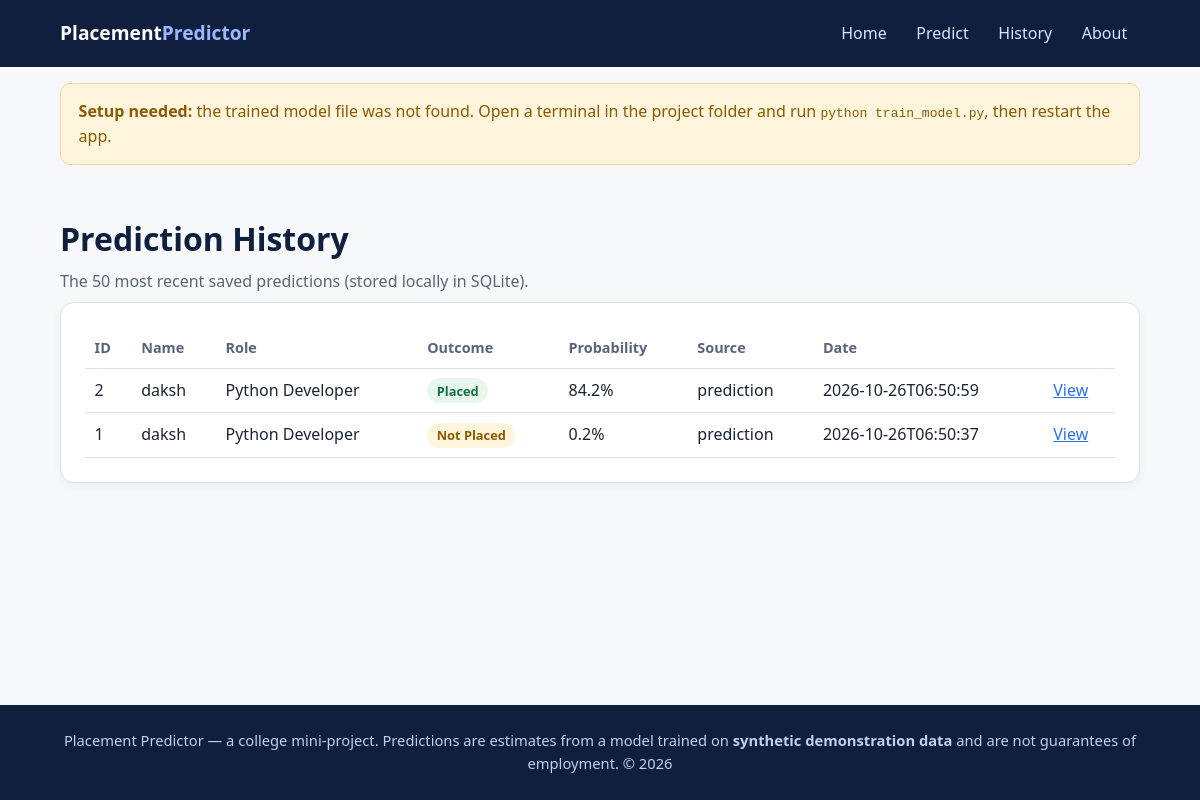
The app's page /history with its own data.
### tables this page shows
CREATE TABLE predictions (
    id INTEGER PRIMARY KEY AUTOINCREMENT,
    student_name TEXT NOT NULL,
    cgpa REAL NOT NULL,
    tenth_pct REAL NOT NULL,
    twelfth_pct REAL NOT NULL,
    backlogs INTEGER NOT NULL,
    projects INTEGER NOT NULL,
    internships INTEGER NOT NULL,
    skills TEXT NOT NULL,
    target_role TEXT NOT NULL,
    predicted_class TEXT NOT NULL,
    probability_placed REAL,
    source TEXT NOT NULL DEFAULT 'prediction',
    created_at TEXT NOT NULL
);

### app.py (the view)
    @app.route("/history")
    def history():
        rows = get_db().execute(
            "SELECT * FROM predictions ORDER BY id DESC LIMIT 50").fetchall()
        return render_template("history.html", rows=[row_to_profile(r) for r in rows])

### ml_utils.py (called while the page is built, shortened)
def load_model_bundle(path=MODEL_PATH):
    if not os.path.exists(path):
        raise ModelNotAvailableError(
            "The trained model file was not found. Open a terminal in the "
            "project folder and run:  python train_model.py"
        )

### templates/history.html (shortened to what this page needs)
{% extends "base.html" %}
{% block content %}
<div class="container">
  <div class="page-title">
    <h1>Prediction History</h1>
    <p>The 50 most recent saved predictions (stored locally in SQLite).</p>
  </div>
  <div class="card">
    {% if rows %}
    <div class="table-wrap">
    <table class="data">
      <thead><tr><th>ID</th><th>Name</th><th>Role</th><th>Outcome</th><th>Probability</th><th>Source</th><th>Date</th><th></th></tr></thead>
      <tbody>
      {% for r in rows %}
      <tr>
        <td>{{ r.id }}</td>
        <td>{{ r.student_name }}</td>
        <td>{{ r.target_role }}</td>
        <td><span class="badge {{ 'badge-placed' if r.predicted_class == 'Placed' else 'badge-not' }}">{{ r.predicted_class }}</span></td>
        <td>{% if r.probability_placed is not none %}{{ '%.1f' % (r.probability_placed * 100) }}%{% else %}&ndash;{% endif %}</td>
        <td>{{ r.source }}</td>
        <td>{{ r.created_at }}</td>
        <td><a href="{{ url_for('result', rec_id=r.id) }}">View</a></td>
      </tr>
      {% endfor %}
      </tbody>
    </table>
    </div>
    {% else %}
    <p>No predictions saved yet. <a href="{{ url_for('predict') }}">Make your first prediction</a>.</p>
    {% endif %}
  </div>
</div>
{% endblock %}

### templates/base.html (shortened to what this page needs)
<!DOCTYPE html>
<html lang="en">
<head>
  <link rel="stylesheet" href="{{ url_for('static', filename='style.css') }}">
</head>
<body>
  <header class="navbar">
    <div class="container">
      <a class="brand" href="{{ url_for('index') }}">Placement<span>Predictor</span></a>
      <nav class="nav-links" aria-label="Main navigation">
        <a href="{{ url_for('index') }}">Home</a>
        <a href="{{ url_for('predict') }}">Predict</a>
        <a href="{{ url_for('history') }}">History</a>
        <a href="{{ url_for('about') }}">About</a>
      </nav>
    </div>
  </header>
  <main>
    {% if not model_ready %}
    <div class="container">
      <div class="alert alert-warning" role="alert">
        <strong>Setup needed:</strong> the trained model file was not found. Open a terminal in the project folder and run
        <code>python train_model.py</code>, then restart the app.
      </div>
    </div>
    {% endif %}
    {% block content %}{% endblock %}
  </main>
  <footer class="footer">
    <div class="container">
      Placement Predictor &mdash; a college mini-project. Predictions are estimates from a model trained on
      <strong>synthetic demonstration data</strong> and are not guarantees of employment. &copy; {{ year }}
    </div>
  </footer>
</body>
</html>

### static/style.css (style rules this page uses)
:root { --navy: #0f1f3d; --navy-2: #1b3160; --blue: #2f6fed; --blue-light: #e8f0ff; --purple-light: #f1edff; --purple: #6d4fd6; --text: #1c2433; --muted: #5a6478; --border: #d9e0ee; --bg: #f6f8fc; --success-bg: #e7f7ee; --success: #17703f; --warn-bg: #fff4dc; --warn: #8a5a00; --error-bg: #fdeaea; --error: #a42626; --radius: 14px; }
* { box-sizing: border-box; }
body { margin: 0; font-family: "Segoe UI", system-ui, -apple-system, Roboto, Arial, sans-serif; color: var(--text); background: var(--bg); line-height: 1.6; display: flex; flex-direction: column; min-height: 100vh; }
main { flex: 1; }
a { color: var(--blue); }
.container { width: min(1080px, 92%); margin: 0 auto; }
.navbar { background: var(--navy); color: #fff; }
.navbar .container { display: flex; align-items: center; justify-content: space-between; flex-wrap: wrap; gap: .5rem; padding: .85rem 0; }
.brand { color: #fff; font-weight: 700; font-size: 1.2rem; text-decoration: none; }
.brand span { color: #9db8ff; }
.nav-links { display: flex; gap: .25rem; flex-wrap: wrap; }
.nav-links a { color: #dbe5ff; text-decoration: none; padding: .45rem .8rem; border-radius: 8px; }
.card { background: #fff; border: 1px solid var(--border); border-radius: var(--radius); padding: 1.5rem; box-shadow: 0 2px 8px rgba(15,31,61,.05); }
.page-title { padding: 2rem 0 .5rem; }
.page-title h1 { margin: 0; color: var(--navy); }
.page-title p { margin: .25rem 0 0; color: var(--muted); }
.alert { padding: .9rem 1.1rem; border-radius: 10px; margin: 1rem 0; border: 1px solid; }
.alert-warning { background: var(--warn-bg); color: var(--warn); border-color: #f0d79b; }
table.data { width: 100%; border-collapse: collapse; }
table.data th, table.data td { text-align: left; padding: .55rem .6rem; border-bottom: 1px solid var(--border); }
table.data th { color: var(--muted); font-weight: 600; font-size: .9rem; }
.table-wrap { overflow-x: auto; }
.badge { display: inline-block; padding: .15rem .6rem; border-radius: 999px; font-size: .8rem; font-weight: 700; }
.badge-placed { background: var(--success-bg); color: var(--success); }
.badge-not { background: var(--warn-bg); color: var(--warn); }
.footer { background: var(--navy); color: #c2cfee; padding: 1.5rem 0; margin-top: 2rem; font-size: .92rem; text-align: center; }

### records on screen
predictions: id "2", student_name "daksh", target_role "Python Developer", predicted_class "Placed", r.probability_placed*100 "84.2", source "prediction", created_at "2026-10-26T06:50:59"
predictions: id "1", student_name "daksh", target_role "Python Developer", predicted_class "Not Placed", r.probability_placed*100 "0.2", source "prediction", created_at "2026-10-26T06:50:37"
